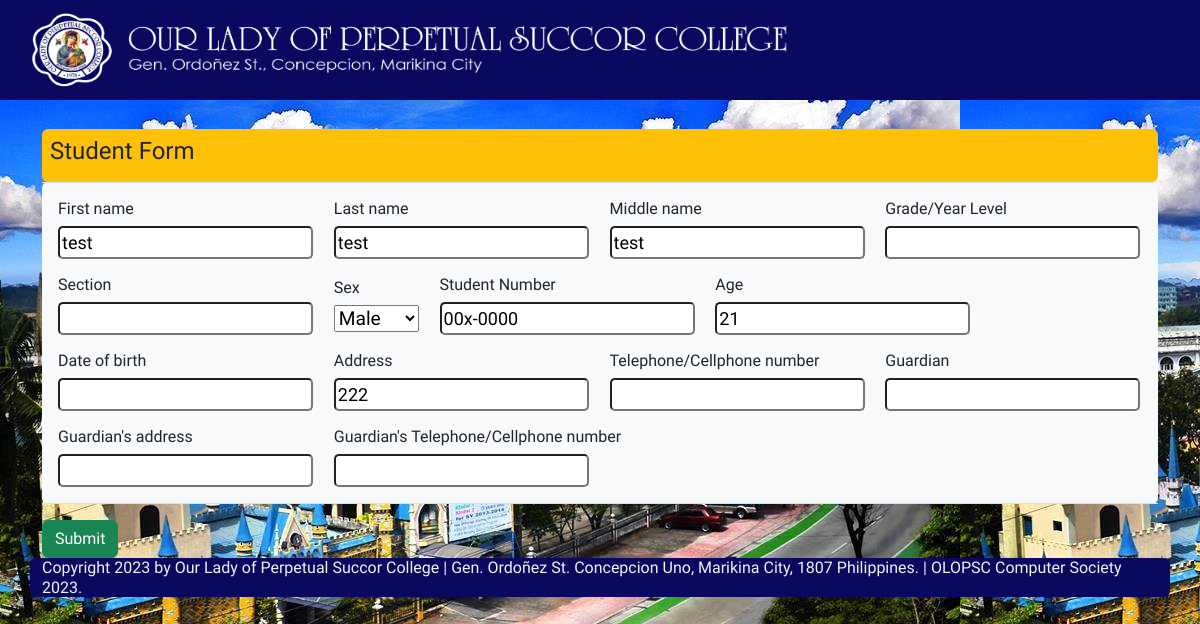
The page /patient-form-update/249 on the database its author committed.
### base/models.py (models this page shows, shortened)
class Patient(models.Model):
    first_name = models.CharField(max_length=50, verbose_name="First name")
    last_name = models.CharField(max_length=50, verbose_name="Last name")
    middle_name = models.CharField(max_length=50, blank=True, verbose_name="Middle name")
    grade_year_level = models.CharField(max_length=50, null=True, blank=True, verbose_name="Grade/Year Level")
    section = models.CharField(max_length=50, null=True, blank=True, verbose_name="Section")
    MALE = 'M'
    FEMALE = 'F'
    CHOICES = (
        (MALE, 'Male'),
        (FEMALE, 'Female')
    )
    sex = models.CharField(choices=CHOICES, default=MALE, max_length=1, verbose_name="Sex")
    student_number = models.CharField(max_length=10, default='00x-0000', verbose_name="Student Number")
    age = models.CharField(max_length=20, null=True, verbose_name="Age")
    date_of_birth = models.CharField(max_length=50, verbose_name="Date of birth", null=True, blank=True)
    patient_address = models.CharField(max_length=100, verbose_name="Address")
    patient_contact = models.CharField(max_length=15, verbose_name="Telephone/Cellphone number", null=True, blank=True)
    guardian = models.CharField(max_length=50, blank=True, verbose_name="Guardian")
    guardian_address = models.CharField(max_length=100, blank=True, verbose_name="Guardian's address")
    guardian_telephone = models.CharField(max_length=15, blank=True, verbose_name="Guardian's Telephone/Cellphone number")
    created_at = models.DateTimeField(auto_now_add=True, null=True)
    updated_at = models.DateTimeField(auto_now=True, null=True)

### base/views.py (the view)
# urls.py: path('patient-form-update/<int:pk>', views.patient_form_update, name='patient-form-update'),
def patient_form_update(request, pk):
    patient = get_object_or_404(Patient, id=pk)
    form = PatientForm(request.POST or None, instance=patient)
    if request.method == 'POST':
        if form.is_valid():
            form.save()
            return redirect(reverse('patient-details', args=[patient.pk]))
    context = {'patient': patient, 'form':form}
    return render(request, 'base/patient_form.html', context)

### base/forms.py
class PatientForm(forms.ModelForm):
    class Meta:
        model = Patient
        fields = '__all__'

### base/templates/base/patient_form.html (shortened to what this page needs)
{% extends 'base/base.html'%}
{% block content %}
<br>
<div class="container">
  <table class="table">
    <tr>
      <td class="table bg-warning rounded">
        <h4>Student Form</h4>
      </td>
    </tr>
    <tr>
      <td class="table table-light rounded">
            <div>
          <form method="POST">
              {% for field in form %}
                <label class="text text-dark"><h6> {{ field.label }}</h6>{{ field }}</label>
              {% endfor %}
        </div>
    </td>
    </tr>
  </table>
  <input type="submit" name="Submit" class="btn btn-success" >
</div>
{% endblock%}

### base/templates/base/patient_form.html (style rules this page uses)
input { border-radius: 5px; font-size: large; }

### rows shown on the page
Patient: form "test" "test" "test" "Male" "00x-0000" "21" "222"

### other values the page prints
{{ field.label }} "First name" "Last name" "Middle name" "Grade/Year Level" "Section" "Sex" "Student Number" "Age" "Date of birth" "Address" "Telephone/Cellphone number" "Guardian" "Guardian's address" "Guardian's Telephone/Cellphone number"
